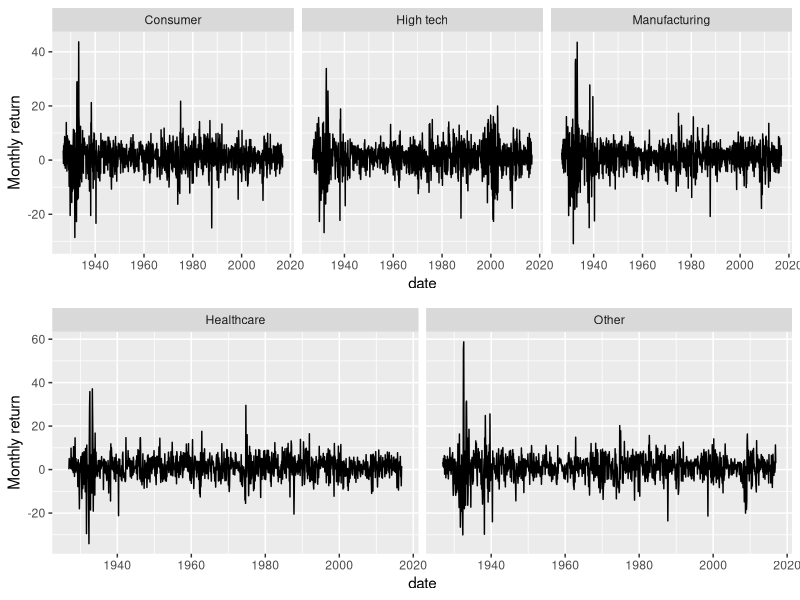
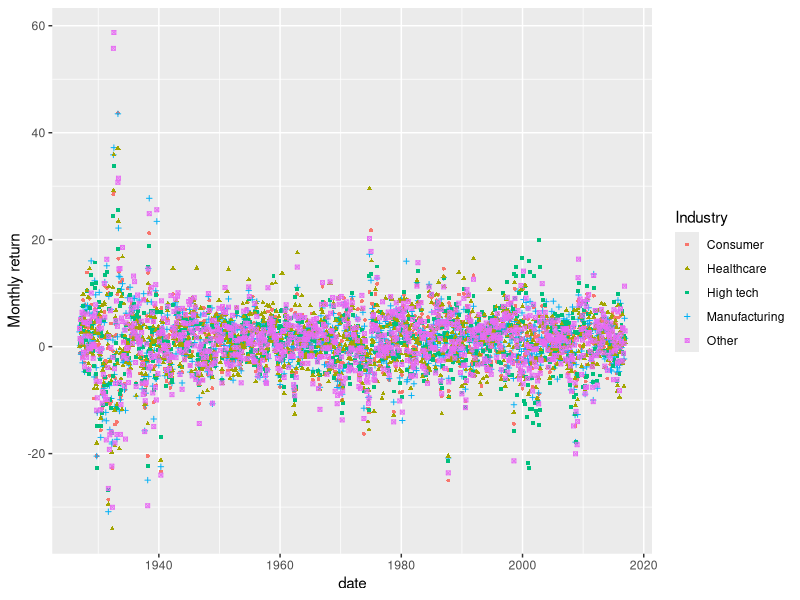
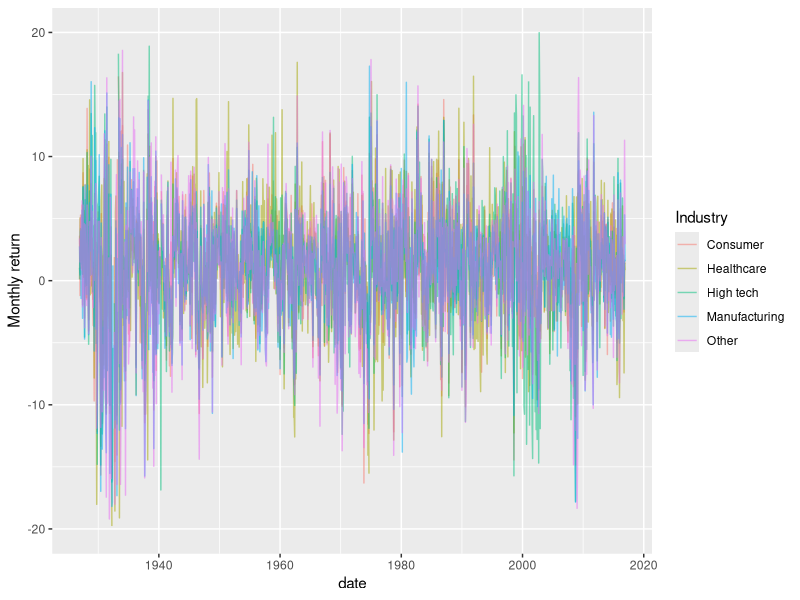
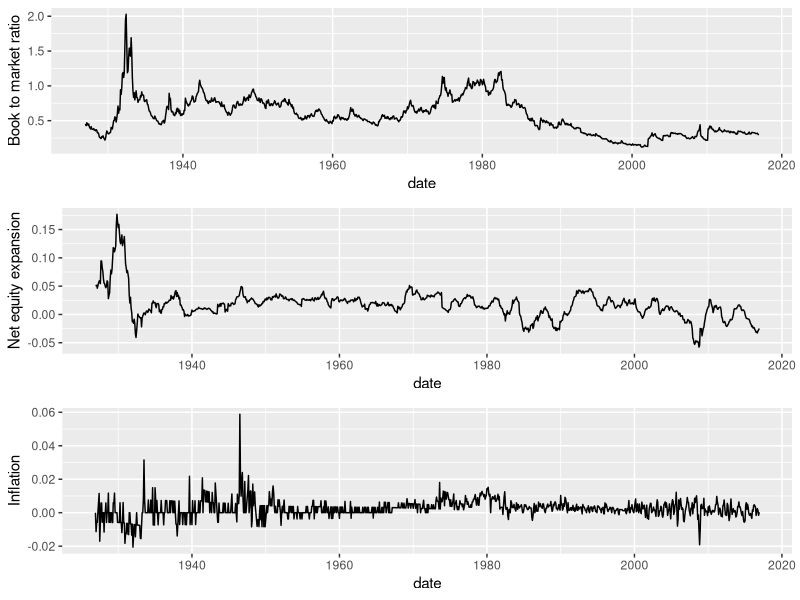

Here is the R script that generated these plots, in order:
## ---- chunk 1
knitr::opts_chunk$set(echo = TRUE)
library(magrittr)
library(ggplot2)
library(tidyverse)
library(stats)
## ---- chunk 2
data <- read.csv("A4_data.csv", sep = "\t") %>% 
  mutate(date = as.Date(yyyymm %>% 
                          as.character() %>% 
                          paste0("01"), 
                        format = "%Y%m%d"))  %>% 
  select(-yyyymm)
summary(data)
head(data)
## ---- chunk 3
# pdf("Industries.pdf", width = 5, height = 7.5)

plot_data <- data %>% 
  # mutate('Total industry' = select(., Cnsmr,Manuf,HiTec,Hlth,Other) %>% sum()) %>% 
  rename(Consumer = Cnsmr, Manufacturing = Manuf, "High tech" = HiTec, Healthcare = Hlth) %>% 
  gather(Industry, "Monthly return", Consumer, Manufacturing, "High tech", Healthcare, Other) %>% #, "Total industry") %>% 
  mutate(row = ifelse(Industry %in% c('Consumer', 'Manufacturing', "High tech"), 1, 2))
  
  gridExtra::grid.arrange(
    ggplot(plot_data %>% filter(Industry %in% c('Consumer', 'Manufacturing', "High tech"))) +
      geom_line(aes(x = date, y = `Monthly return`)) +
      facet_grid(cols = vars(Industry), scale = "free_y"),
    
    ggplot(plot_data%>% filter(!(Industry %in% c('Consumer', 'Manufacturing', "High tech")))) +
      geom_line(aes(x = date, y = `Monthly return`)) +
      facet_grid(cols = vars(Industry), scale = "free_y"),
    
    nrow = 2
  )
  

# dev.off()
## ---- chunk 4
plot_data %>% ggplot() +
  geom_point(aes(date, `Monthly return`, color = Industry, shape = Industry), size = 1)

plot_data %>% ggplot() +
  geom_line(aes(date, `Monthly return`, color = Industry), alpha = .5) +
  ylim(-20, 20)
## ---- chunk 5
gridExtra::grid.arrange(
    ggplot(data) +
      geom_line(aes(x = date, y = b.m)) +
      ylab("Book to market ratio"),
    
    ggplot(data) +
      geom_line(aes(x = date, y = ntis)) +
      ylab("Net equity expansion"),
    
    ggplot(data) +
      geom_line(aes(x = date, y = infl)) +
      ylab("Inflation"),
    
    nrow = 3
)
